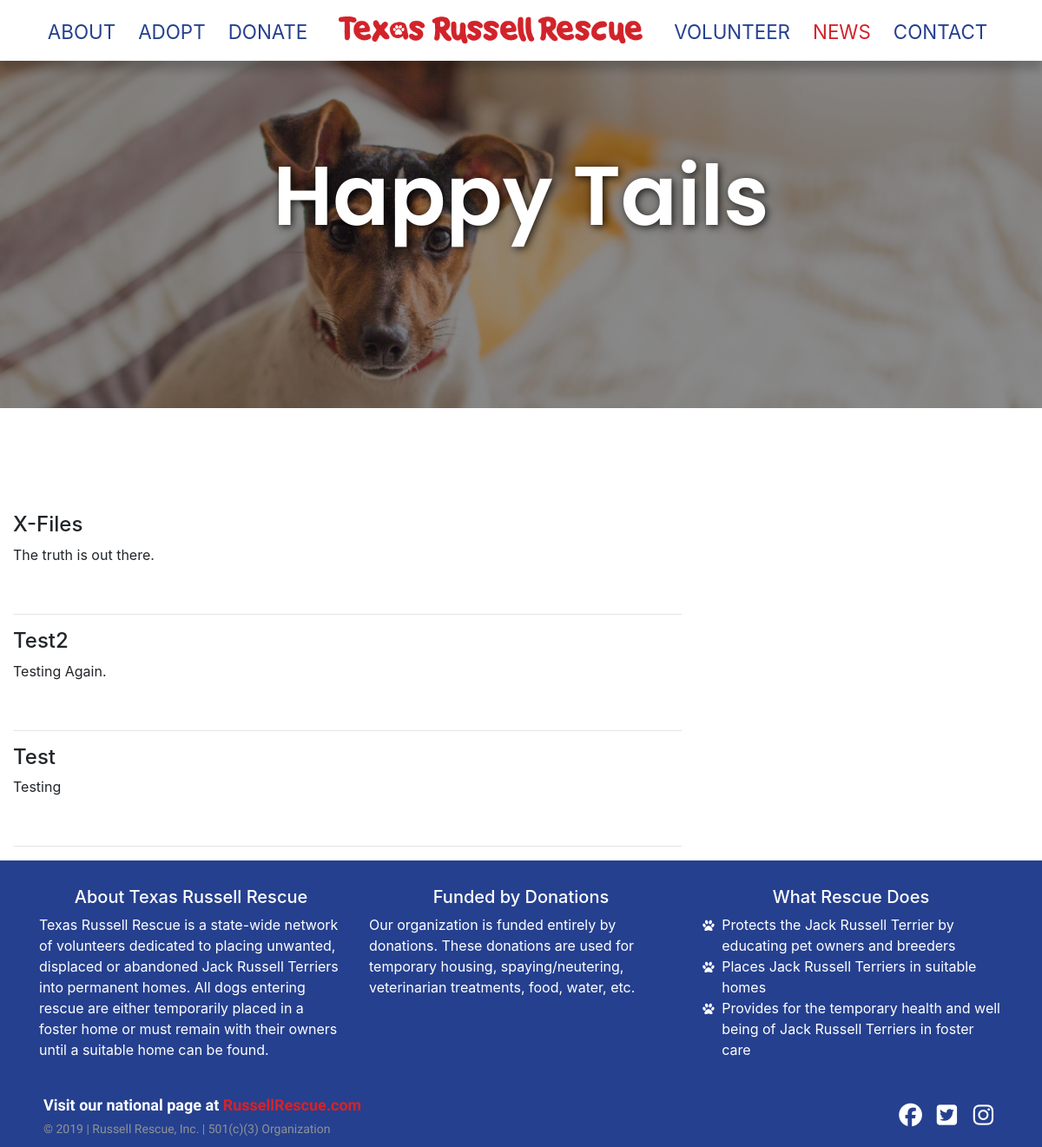
Before: /happy_tails with the older database file.
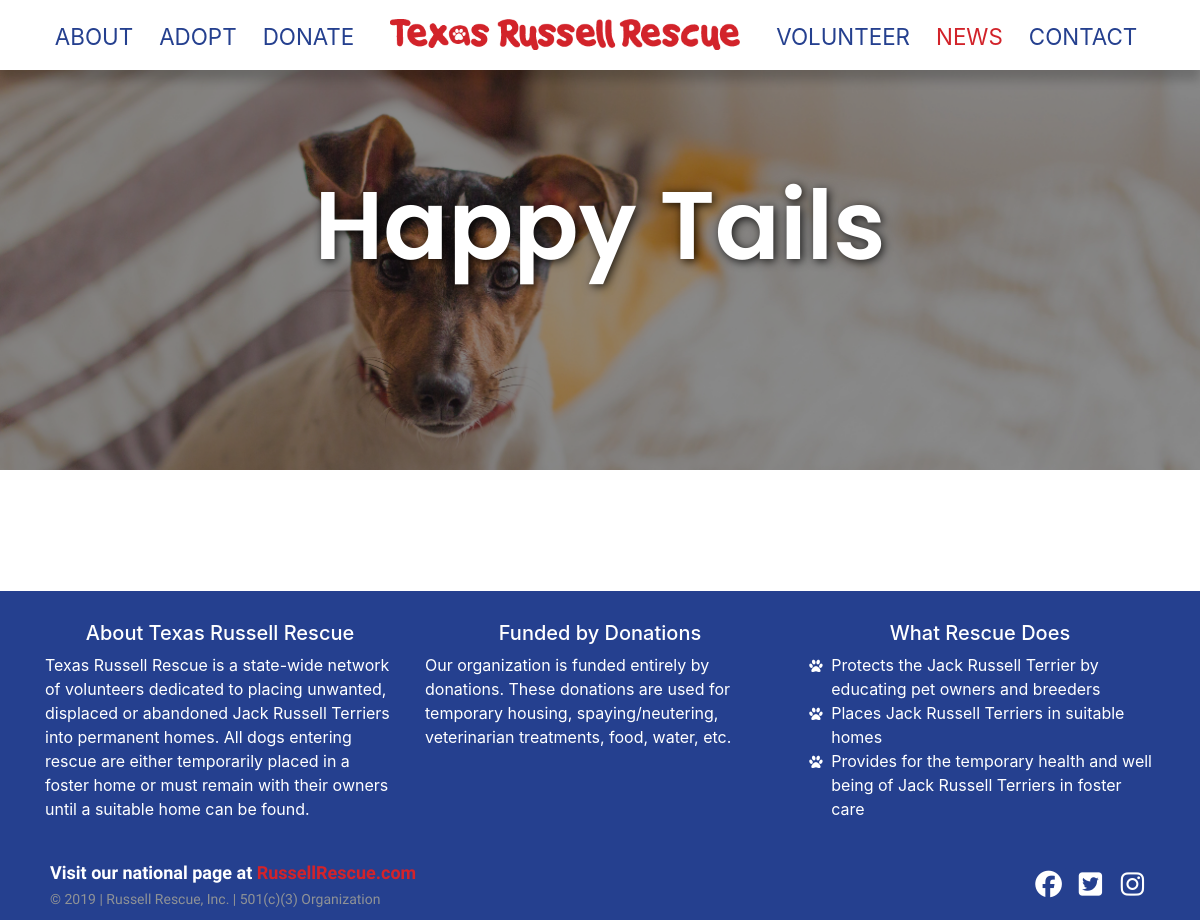
After: the same page with the newer database file.
### app/models.py (models this page shows, shortened)
class HappyTailsPost(db.Model):
	id = db.Column(db.Integer, autoincrement=True, primary_key=True)
	title = db.Column(db.String(100), nullable=False) # title attribute, string with a max length of 100, not null
	date_posted = db.Column(db.DateTime, nullable=False, default=datetime.utcnow) # date_posted attribute, DateTime, set the default to the time posted unless set
	content = db.Column(db.Text, nullable=False) # content attribute, text content of the post

### app/routes.py (the view)
@app.route("/happy_tails", methods=['GET'])
def happy_tails():
    posts = HappyTailsPost.query.order_by(
        desc(HappyTailsPost.date_posted)).all()
    return render_template('happy_tails.html', title='Happy Tails', posts=posts)

### app/templates/happy_tails.html (shortened to what this page needs)
{% extends "layout.html" %}
{% set current_page = "happy_tails" %}
{% block content %}
    <section class="banner-area relative banner-surrender">
        <div class="overlay overlay-bg"></div>
        <div class="row" style="margin-left: 0px; margin-right: 0px">
            <div class="banner-content banner-content-margins banner-volunteer-content col-lg-12 col-sm-12 justify-content-center">
                <p class="text-white banner-lg-font">Happy Tails</p>
            </div>
        </div>
    </section>
  <div class="col-md-8 mt-120">
      {% for post in posts %}
            <h4>{{ post.title }}</h4>
            <p>{{ post.content }}</p>
            <br>
            <hr>
      {% endfor %}
  </div>
{% endblock %}

### app/templates/layout.html (shortened to what this page needs)
<!DOCTYPE html>
<html lang="zxx" class="no-js">
<head>
	<link rel="stylesheet" href="../static/css/linearicons.css">
	<link rel="stylesheet" href="../static/css/main.css">
    <link rel="stylesheet" href="../static/css/content.css">
    <link rel="stylesheet" href="../static/css/bootstrap.css">
	<link rel="stylesheet" href="../static/css/magnific-popup.css">
	<link rel="stylesheet" href="../static/css/nice-select.css">
	<link rel="stylesheet" href="../static/css/animate.min.css">
	<link rel="stylesheet" href="../static/css/owl.carousel.css">
    <link rel="stylesheet" href="../static/css/font-awesome.min.css">
</head>
<body>
	<nav class="navbar navbar-expand-lg navbar-light navbar-custom fixed-top">
		<div class="collapse navbar-collapse w-100 order-1 order-lg-0" id="navbarNav">
			<ul class="navbar-nav margin-auto">
				<li class="nav-item add-margin-top"><a class="nav-link highlight {{ 'current-page' if current_page == 'about' else '' }}" href="{{ url_for('about') }}">About</a></li>
				<div class="dropdown nav-link add-margin-top">
					<li class="dropbtn highlight {{ 'current-page' if (current_page == 'before_you_adopt' or current_page == 'adoption_application' or current_page == 'available_dogs') else '' }}">Adopt</li>
				</div>
				<li class="nav-item add-margin-top"><a class="nav-link highlight {{ 'current-page' if current_page == 'donate' else '' }}" href="{{ url_for('donate') }}">Donate</a></li>
				<li class="nav-logo text-center d-none d-lg-block zoom add-zoom"><a class="nav-link" href="{{ url_for('index') }}"><img id="nav-logo"
							src="../static/img/logo-text.png" alt="" title="Logo" /></a></li>
				<li class="nav-item add-margin-top"><a class="nav-link highlight {{ 'current-page' if current_page == 'volunteer' or current_page == 'volunteer_form' else '' }}" href="{{ url_for('volunteer') }}">Volunteer</a></li>
				<div class="dropdown nav-link add-margin-top">
					<li class="dropbtn highlight {{ 'current-page' if (current_page == 'events' or current_page == 'spotlight_terriers' or current_page == 'happy_tails') else '' }}">News</li>
				</div>
				<div class="dropdown nav-link add-margin-top">
					<li class="dropbtn highlight {{ 'current-page' if current_page == 'contact' else '' }}">Contact</li>
				</div>
			</ul>
		</div>
	</nav>
	<div id="content">
		{% block content %}{% endblock %}
	</div>
	<footer class="footer-area" id="footer-area">
		<div class="container">
				<div class="row pt-30 pb-10">
					<div class="col-lg-4 col-md-6">
						<div class="single-footer-widget text-white">
							<h5 class="text-center">About Texas Russell Rescue</h5>
							<p>
								Texas Russell Rescue is a state-wide network of volunteers dedicated to placing unwanted,
                                displaced or abandoned Jack Russell Terriers into permanent homes.
                                All dogs entering rescue are either temporarily placed in a foster home or must remain
                                with their owners until a suitable home can be found.
							</p>
						</div>
					</div>
                    <div class="col-lg-4 col-md-6">
						<div class="single-footer-widget text-white">
							<h5 class="text-center">Funded by Donations</h5>
							<p>
                                Our organization is funded entirely by donations. These donations are used for temporary
                                housing, spaying/neutering, veterinarian treatments, food, water, etc.
							</p>
						</div>
					</div>
                    <div class="col-lg-4 col-md-6">
						<div class="single-footer-widget text-white">
							<h5 class="text-center">What Rescue Does</h5>
							<div class="footer-list">
								<ul class="fa-ul">
									<li><span class="fa-li footer-bullet"><i class="fa fa-paw"></i></span>Protects the Jack Russell Terrier by educating pet owners and breeders</li>
									<li><span class="fa-li footer-bullet"><i class="fa fa-paw"></i></span>Places Jack Russell Terriers in suitable homes</li>
									<li><span class="fa-li footer-bullet"><i class="fa fa-paw"></i></span>Provides for the temporary health and well being of Jack Russell Terriers in foster care</li>
								</ul>
							</div>
						</div>
					</div>
				</div>
			</div>
	</footer>
	<footer class="footer-distributed">
		<div class="footer-right">
			<a class="footer-link-right" href="https://www.facebook.com/TexasRussellRescueInc/" target="_blank"><i class="fab fa-facebook-f fa-lg"></i></a>
			<a class="footer-link-right" href="https://twitter.com/russellrescuetx" target="_blank"><i class="fab fa-twitter-square fa-lg"></i></a>
			<a class="footer-link-right" href="https://www.instagram.com/texasrussellrescue/?hl=en" target="_blank"><i class="fab fa-instagram fa-lg"></i></i></a>
		</div>
		<div class="footer-left">
			<p class="footer-links">
				Visit our national page at <a class="footer-link" href="https://russellrescue.com"
							target="_blank">RussellRescue.com</a>&nbsp
			</p>
			<p class="">
				{% if current_user.is_authenticated %}
					<a href="{{ url_for('logout') }}" style="text-decoration : none; color : #8f9296;">
						&copy;
					</a>
				{% else %}
					<a href="{{ url_for('login') }}" style="text-decoration : none; color : #8f9296;">
						&copy;
					</a>
				{% endif %}
				<script>document.write(new Date().getFullYear());</script> | Russell Rescue, Inc. | 501(c)(3) Organization
			</p>
		</div>
	</footer>
</body>
</html>

### app/static/css/main.css (style rules this page uses)
body { color: #777777; font-family: "Poppins", sans-serif; font-size: 14px; font-weight: 300; line-height: 1.625em; position: relative; }
ol, ul { margin: 0; padding: 0; }
a { -webkit-transition: all 0.3s ease 0s; -moz-transition: all 0.3s ease 0s; -o-transition: all 0.3s ease 0s; transition: all 0.3s ease 0s; color: #25408f; }
a, a:focus, a:hover { text-decoration: none; outline: 0; }
h1, h2, h3, h4, h5, h6 { font-family: "Poppins", sans-serif; color: #222222; line-height: 1.2em !important; margin-bottom: 0; margin-top: 0; font-weight: 600; }
h5, .h5 { font-size: 16px; }
.mt-120 { margin-top: 120px; }
.pt-30 { padding-top: 30px; }
.pb-10 { padding-bottom: 10px; }
.text-white { color: #fff; }
.text-center { text-align: center; }
.relative { position: relative; }
h5 { font-size: 16px; }
h1, h2, h3, h4, h5, h6 { line-height: 1.5em; }
.navbar-custom { background: #ffffff; color: #25408f; font-size: 1.8em; -webkit-box-shadow: 0 10px 10px rgba(0,0,0,.2); box-shadow: 0 10px 10px rgba(0,0,0,.2); text-transform: uppercase; padding-left: 8px !important; }
.nav-link { margin: 0px 5px; color: #25408f !important; }
.current-page { color: #d2232a !important; }
.margin-auto { margin: 0 auto !important; }
.add-margin-top { margin-top: 4px; }
.zoom { transition: transform .3s; }
.dropbtn { color: inherit; font-size: inherit; border: none; cursor: pointer; }
.dropdown { position: relative; display: inline-block; color: #25408f !important; max-height: 30px !important; }
#nav-logo { height: auto; width: 450px; margin: 0px 10px 0px 10px; z-index: 1; transition: transform .3s; }
.overlay { position: absolute; left: 0; right: 0; top: 0; bottom: 0; }
@media (max-width: 1349px) { .banner-content-margins { margin-top: 3% !important; } }
@media (min-width: 1150px) { .banner-volunteer-content { margin-top: 7% !important; } }
.banner-surrender { background: url(../img/jr28.jpg) center; background-size: cover; background-position: bottom; margin-top: 70px; height: 400px; }
.banner-area .overlay-bg { background-color: rgba(0, 0, 0, 0.4); }
.banner-content { margin: 5% 0px 0px 0px; text-align: center !important; }
.banner-content .banner-lg-font { font-size: 8vw; font-weight: 600; text-shadow: 2px 2px 10px rgba( 0,0,0,0.8); font-family: "Poppins", sans-serif; }
.footer-list { margin-left: -8px; }
.footer-bullet { font-size: .9em; }
.footer-distributed { background-color: #25408f; -webkit-box-shadow: 0 -10px -10px rgba(0,0,0,.2) !important; box-shadow: 0 -10px -10px rgba(0,0,0,.2) !important; box-sizing: border-box; width: 100%; text-align: left; font-family: 'Quicksand', sans-serif; font-weight: 50; padding: 10px 50px; position: absolute; }
.footer-distributed .footer-left p { color: #8f9296; font-size: 14px; margin: 0; }
.footer-distributed p.footer-links { font-size:18px; font-weight: bold; color: #ffffff !important; margin: 0 0 0px; padding: 0; }
.footer-distributed p.footer-links a { display:inline-block; line-height: 1.8; text-decoration: none; color: inherit; }
.footer-distributed .footer-right { float: right; margin-top: 10px; max-width: 180px; }
.footer-distributed .footer-right a { display: inline-block; width: 35px; height: 35px; background-color: #25408f; border-radius: 2px; font-size: 20px; color: #ffffff; text-align: center; line-height: 35px; margin-left: 3px; }
.footer-area { background: #25408f; }
.footer-link { color: #d3232a !important; }
.footer-link-right { color: #ffffff !important; }

### app/static/css/content.css (style rules this page uses)
body, html { height: 100%; }
@media (max-width: 1350px) { .navbar-custom { font-size: 1.4em; } }
@media (max-width: 1350px) { #nav-logo { height: auto; width: 350px; } }

Changed rows visible on the page:
removed HappyTailsPost: title "X-Files", content "The truth is out there."
removed HappyTailsPost: title "Test2", content "Testing Again."
removed HappyTailsPost: title "Test", content "Testing"
